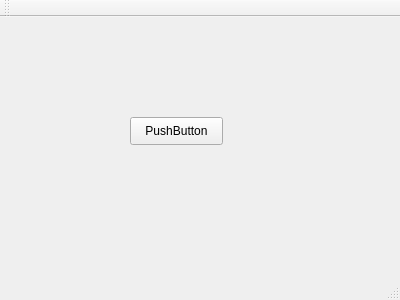
<?xml version="1.0" encoding="UTF-8"?>
<ui version="4.0">
 <class>MainWindow</class>
 <widget class="QMainWindow" name="MainWindow">
  <property name="geometry">
   <rect>
    <x>0</x>
    <y>0</y>
    <width>400</width>
    <height>300</height>
   </rect>
  </property>
  <property name="windowTitle">
   <string>MainWindow</string>
  </property>
  <widget class="QWidget" name="centralWidget">
   <widget class="QPushButton" name="pushButton">
    <property name="geometry">
     <rect>
      <x>130</x>
      <y>100</y>
      <width>93</width>
      <height>28</height>
     </rect>
    </property>
    <property name="text">
     <string>PushButton</string>
    </property>
   </widget>
  </widget>
  <widget class="QMenuBar" name="menuBar">
   <property name="geometry">
    <rect>
     <x>0</x>
     <y>0</y>
     <width>400</width>
     <height>26</height>
    </rect>
   </property>
  </widget>
  <widget class="QToolBar" name="mainToolBar">
   <attribute name="toolBarArea">
    <enum>TopToolBarArea</enum>
   </attribute>
   <attribute name="toolBarBreak">
    <bool>false</bool>
   </attribute>
  </widget>
  <widget class="QStatusBar" name="statusBar"/>
 </widget>
 <layoutdefault spacing="6" margin="11"/>
 <resources/>
 <connections/>
</ui>
